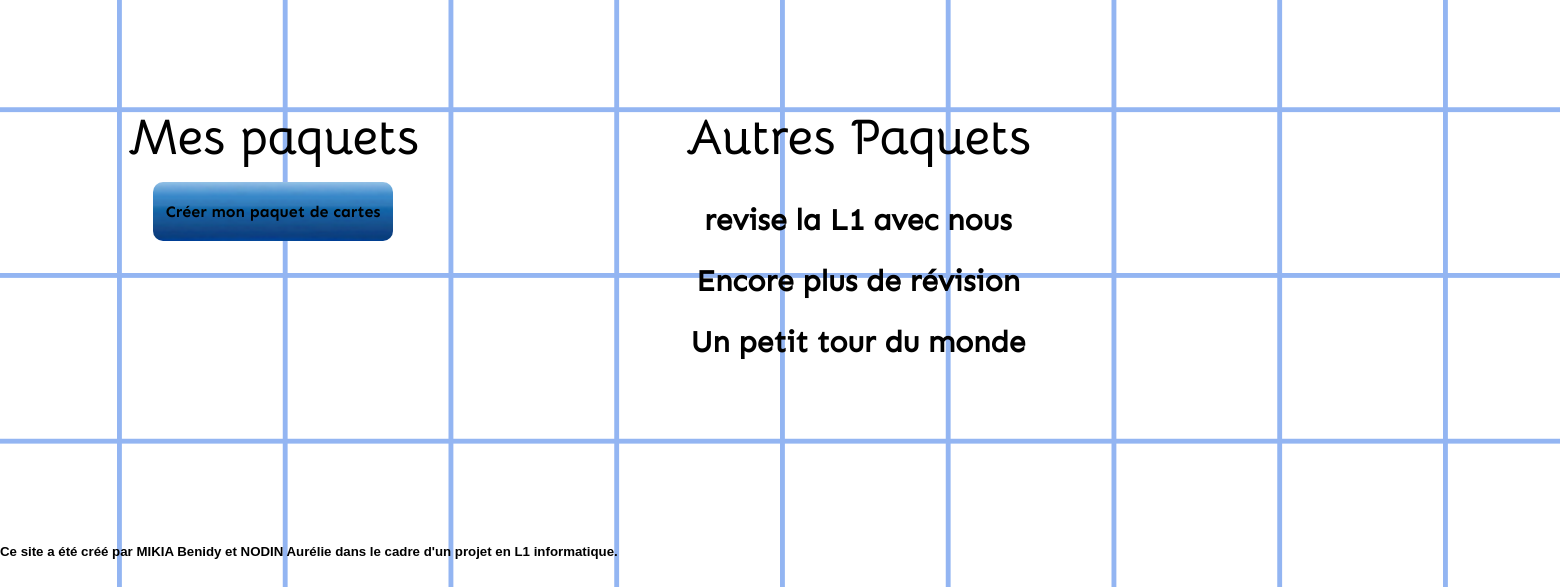
The page /memoria/menucartes.php (signed in) on the database its author committed.
### tables this page shows
CREATE TABLE IF NOT EXISTS `paquets` (
  `id` int(11) NOT NULL AUTO_INCREMENT,
  `nom` varchar(30) NOT NULL,
  `id_user` int(11) NOT NULL,
  PRIMARY KEY (`id`),
  UNIQUE KEY `nom` (`nom`)
);

### memoria/menucartes.php (the view, shortened to what this page needs)
<?php
$connex = connexion_bd();
$req = "SELECT * FROM paquets WHERE id_user !=".$_SESSION['id']."";
$ligne_p = mysqli_query($connex, $req);
?>
<!DOCTYPE html>
	<html lang="fr">
	<head>
		<link rel="stylesheet" type="text/css" href="css/menucartes.css">
	</head>
	<body>
		<div id="content">
			<div class = "accueil">
			</div>
			<div class="deco">
			</div>
			<div class="Mes_Paquets">
				<h1>Mes paquets</h1>
				<div class="modifier">
					<a href="ajoutercartes.php">Créer mon paquet de cartes</a>
				</div>
			</div>
			<div class="Autres_Paquets">
				<h1>Autres Paquets</h1>
				<?php while($res = mysqli_fetch_assoc($ligne_p)){ ?>
					<div class="paquet">
						<a href="preqcm.php?n=<?php echo htmlspecialchars($res['id']);?>"><h2> <?php echo htmlspecialchars($res['nom']); ?></h2></a>
					</div>
				<?php } ?>
			</div>
			<footer>
				<h5>
					Ce site a été créé par MIKIA Benidy et NODIN Aurélie dans le cadre d'un projet en L1 informatique.
				</h5>
			</footer>
		</div>
	</body>
	</html>

### memoria/css/menucartes.css (style rules this page uses)
body { padding: 0px; margin: 0px; background: url("../img/background2.png") ; -webkit-background-size: cover; -moz-background-size: cover; -o-background-size: cover; }
h1 { font-family: "Bellota-Bold", sans-serif; font-size: 50px; }
h2 { font-family: "Sen-Regular", sans-serif; font-size: 30px; }
div.Mes_Paquets, div.Autres_Paquets { font-family: "Sen-Bold", sans-serif; display: inline-block; }
div.Mes_Paquets { text-align: center; float: left; width:35%; }
div.modifier a { border-radius: 10px; width : 270px; background-image: url("../img/editer4.png") ; background-position: center; background-size: no-repeat; padding: 20px 13px; font-family: "Sen-Bold", sans-serif; text-decoration: none; color: black; }
div.Autres_Paquets { text-align: center; width: 40%; }
div.paquet a { text-decoration: none; color: black; }
footer { font-family: "Amiri-Regular", sans-serif; color : black; }

### rows shown on the page
paquets: nom "revise la L1 avec nous"
paquets: nom "Encore plus de révision"
paquets: nom "Un petit tour du monde"
